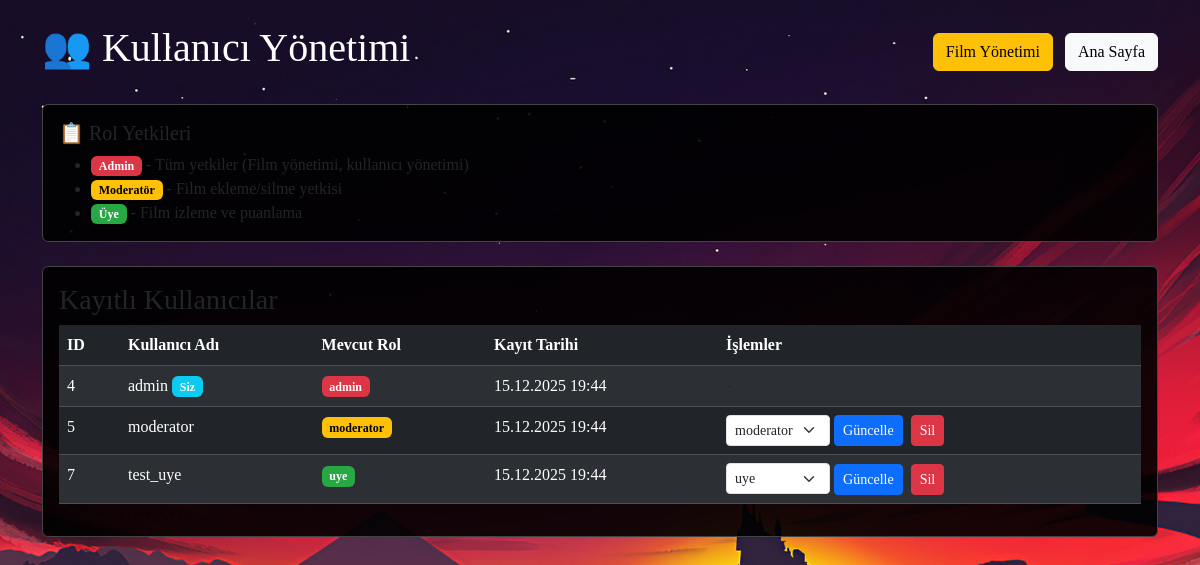
The app's page /kullanici_yonetimi.php (signed in) with its own data.
### tables this page shows
CREATE TABLE IF NOT EXISTS `users` (
  `id` int NOT NULL AUTO_INCREMENT,
  `username` varchar(100) NOT NULL,
  `password` varchar(255) NOT NULL,
  `rol_id` int DEFAULT '3',
  `created_at` timestamp NULL DEFAULT CURRENT_TIMESTAMP,
  PRIMARY KEY (`id`),
  UNIQUE KEY `username` (`username`),
  KEY `rol_id` (`rol_id`)
);

CREATE TABLE IF NOT EXISTS `roller` (
  `id` int NOT NULL AUTO_INCREMENT,
  `rol_adi` varchar(50) NOT NULL,
  `aciklama` text,
  PRIMARY KEY (`id`),
  UNIQUE KEY `rol_adi` (`rol_adi`)
);

### kullanici_yonetimi.php (the view, shortened to what this page needs)
<?php
$host = "localhost";
$dbname = "testdb";
$user = "root";
$pass = "";
try {
    $db = new PDO("mysql:host=$host;dbname=$dbname;charset=utf8", $user, $pass);
    $db->setAttribute(PDO::ATTR_ERRMODE, PDO::ERRMODE_EXCEPTION);
} catch (PDOException $e) {
    die("Veritabanı hatası: " . $e->getMessage());
}
$users = $db->query("
    SELECT u.*, r.rol_adi, r.aciklama as rol_aciklama
    FROM users u
    LEFT JOIN roller r ON u.rol_id = r.id
    ORDER BY u.id ASC
")->fetchAll(PDO::FETCH_ASSOC);
$roller = $db->query("SELECT * FROM roller")->fetchAll(PDO::FETCH_ASSOC);
?>
<!DOCTYPE html>
<html lang="tr">
<head>
    <link href="https://cdn.jsdelivr.net/npm/bootstrap@5.3.3/dist/css/bootstrap.min.css" rel="stylesheet">
</head>
<body>
<div class="container py-4">
    <div class="d-flex justify-content-between align-items-center mb-4">
        <h1>👥 Kullanıcı Yönetimi</h1>
        <div>
            <a href="admin_filmler.php" class="btn btn-warning me-2">Film Yönetimi</a>
            <a href="dashboard.php" class="btn btn-light">Ana Sayfa</a>
        </div>
    </div>
    <div class="card mb-4">
        <div class="card-body">
            <h5>📋 Rol Yetkileri</h5>
            <ul class="mb-0">
                <li><span class="badge badge-admin">Admin</span> - Tüm yetkiler (Film yönetimi, kullanıcı yönetimi)</li>
                <li><span class="badge badge-moderator">Moderatör</span> - Film ekleme/silme yetkisi</li>
                <li><span class="badge badge-uye">Üye</span> - Film izleme ve puanlama</li>
            </ul>
        </div>
    </div>
    <div class="card">
        <div class="card-body">
            <h3 class="card-title">Kayıtlı Kullanıcılar</h3>
            <div class="table-responsive">
                <table class="table table-dark table-striped">
                    <thead>
                    <tr>
                        <th>ID</th>
                        <th>Kullanıcı Adı</th>
                        <th>Mevcut Rol</th>
                        <th>Kayıt Tarihi</th>
                        <th>İşlemler</th>
                    </tr>
                    </thead>
                    <tbody>
                    <?php foreach($users as $u): ?>
                        <tr>
                            <td><?php echo $u['id']; ?></td>
                            <td>
                                <?php echo htmlspecialchars($u['username']); ?>
                                <?php if($u['id'] == $_SESSION['user_id']): ?>
                                    <span class="badge bg-info">Siz</span>
                                <?php endif; ?>
                            </td>
                            <td>
                                <?php
                                $badge_class = 'badge-uye';
                                if($u['rol_id'] == 1) $badge_class = 'badge-admin';
                                elseif($u['rol_id'] == 2) $badge_class = 'badge-moderator';
                                ?>
                                <span class="badge <?php echo $badge_class; ?>">
                                    <?php echo $u['rol_adi'] ?? 'Üye'; ?>
                                </span>
                            </td>
                            <td>
                                <?php
                                echo isset($u['created_at'])
                                    ? date('d.m.Y H:i', strtotime($u['created_at']))
                                    : '-';
                                ?>
                            </td>
                            <td>
                                <?php if($u['id'] != $_SESSION['user_id']): ?>
                                    <form method="POST" class="d-inline">
                                        <select name="yeni_rol" class="form-select form-select-sm d-inline-block" style="width:auto;">
                                            <?php foreach($roller as $rol): ?>
                                                <option value="<?php echo $rol['id']; ?>"
                                                    <?php echo ($u['rol_id'] == $rol['id']) ? 'selected' : ''; ?>>
                                                    <?php echo $rol['rol_adi']; ?>
                                                </option>
                                            <?php endforeach; ?>
                                        </select>
                                        <button type="submit" name="rol_guncelle" class="btn btn-primary btn-sm">Güncelle</button>
                                    </form>
                                    <a href="?sil=<?php echo $u['id']; ?>" class="btn btn-danger btn-sm ms-1"
                                       onclick="return confirm('Bu kullanıcıyı silmek istediğinizden emin misiniz?')">Sil</a>
                                <?php else: ?>
                                    <span class="text-muted">-</span>
                                <?php endif; ?>
                            </td>
                        </tr>
                    <?php endforeach; ?>
                    </tbody>
                </table>
            </div>
        </div>
    </div>
</div>
</body>
</html>

### kullanici_yonetimi.php (style rules this page uses)
body { background-image: url('img/arkaplan.jpg'); background-size: cover; background-attachment: fixed; color: white; font-family: Verdana; }
.card { background: rgba(0,0,0,0.9); border: 1px solid #444; }
.table { color: white; }
.table thead { background: rgba(255,255,255,0.1); }
.badge-admin { background: #dc3545; }
.badge-moderator { background: #ffc107; color: #000; }
.badge-uye { background: #28a745; }

### records on screen
users: id "4", username "admin", shows "Siz", rol.rol_adi "admin", created_at "15.12.2025 19:44"
users: id "5", username "moderator", rol.rol_adi "moderator", created_at "15.12.2025 19:44", yeni_rol "moderator"
users: id "7", username "test_uye", rol.rol_adi "uye", created_at "15.12.2025 19:44", yeni_rol "uye"
